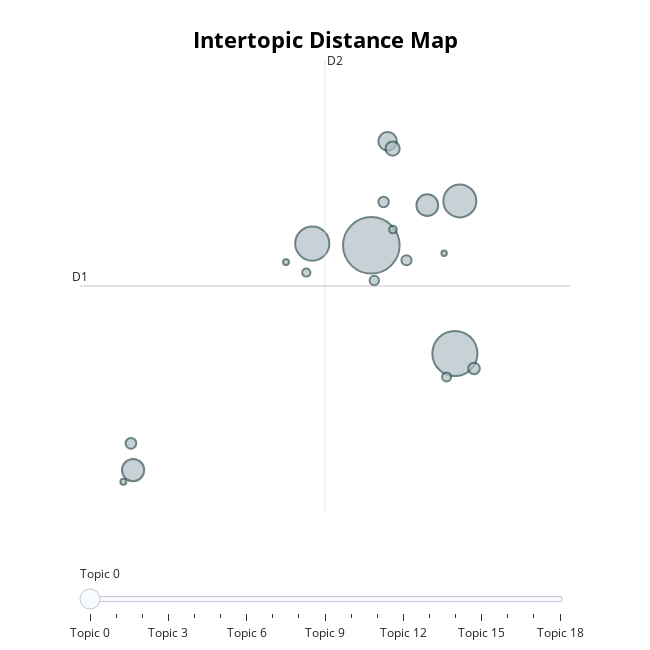

Notebook code for this chart:
### Code cell
topic_model.visualize_topics()

### Figure 1 — Plotly figure (JSON) as saved in the notebook; plotly's stock layout.template omitted (floating-point values rounded to 4 significant figures)
{"data": [{"customdata": [[0, "bcwildfire | wildfire | service | bc | creek", 1097], [1, "alberta | abwildfire | abfire | wildfire | calgary", 696], [2, "smoke | air | air quality | quality | abfires", 400], [3, "jasper | jasperwildfire | town | jaspernationalpark | park", 373], [4, "abfires | abwildfire | abwildfires | yyc | abfire", 169], [5, "forest | area | abwildfire | ban | wildfire", 162], [6, "insurance | questions | amp share | share | share page", 118], [7, "emergency | evacuation | grabandgo | plan | bcwildfire", 69], [8, "yycnow | abfires abwildfire | yycbusiness | yycbusiness yycnow | yyc yycbusiness", 46], [9, "kamalaharris | paris2024 | biden2024 | onstorm | betway", 39], [10, "models | models showing | mm | rh | weather", 37], [11, "northvan bcwildfire | 365 | 365 days | days dnvfrs | 247 365", 35], [12, "firesmart | ember | firesmartbc | register | preparedness", 30], [13, "smith | danielle smith | danielle | ableg | yyc ableg", 28], [14, "filters | respirator | filter | wear | air", 23], [15, "transmission | lines | line | structures | damaged", 20], [16, "filter | edmonton | right | zoomed samsung | samsung s22", 12], [17, "temporarily suspended | suspended | candidates temporarily | candidates | temporarily", 12], [18, "aug | fires | crews lillooet | result thunderstorm | lillooet zone", 10]], "hovertemplate": "<b>Topic %{customdata[0]}</b><br>%{customdata[1]}<br>Size: %{customdata[2]}", "legendgroup": "", "marker": {"color": "#B0BEC5", "line": {"color": "DarkSlateGrey", "width": 2}, "size": [1097, 696, 400, 373, 169, 162, 118, 69, 46, 39, 37, 35, 30, 28, 23, 20, 12, 12, 10], "sizemode": "area", "sizeref": 0.6856, "symbol": "circle"}, "mode": "markers", "name": "", "orientation": "v", "showlegend": false, "type": "scatter", "x": [9.769, 11.29, 8.695, 11.38, 5.437, 10.79, 10.07, 10.16, 11.64, 5.398, 9.993, 10.41, 9.824, 11.14, 8.586, 10.16, 8.218, 5.26, 11.09], "xaxis": "x", "y": [7.361, 5.544, 7.391, 8.108, 3.585, 8.036, 9.109, 8.987, 5.293, 4.035, 8.089, 7.11, 6.77, 5.15, 6.904, 7.627, 7.079, 3.389, 7.227], "yaxis": "y"}], "layout": {"annotations": [{"showarrow": false, "text": "D1", "x": 4.471, "y": 6.678, "yshift": 10}, {"showarrow": false, "text": "D2", "x": 8.927, "xshift": 10, "y": 10.48}], "height": 650, "hoverlabel": {"bgcolor": "white", "font": {"family": "Rockwell", "size": 16}}, "legend": {"itemsizing": "constant", "tracegroupgap": 0}, "margin": {"t": 60}, "shapes": [{"line": {"color": "#CFD8DC", "width": 2}, "type": "line", "x0": 8.927, "x1": 8.927, "y0": 2.881, "y1": 10.48}, {"line": {"color": "#9E9E9E", "width": 2}, "type": "line", "x0": 4.471, "x1": 13.38, "y0": 6.678, "y1": 6.678}], "sliders": [{"active": 0, "pad": {"t": 50}, "steps": [{"args": [{"marker.color": [["red", "#B0BEC5", "#B0BEC5", "#B0BEC5", "#B0BEC5", "#B0BEC5", "#B0BEC5", "#B0BEC5", "#B0BEC5", "#B0BEC5", "#B0BEC5", "#B0BEC5", "#B0BEC5", "#B0BEC5", "#B0BEC5", "#B0BEC5", "#B0BEC5", "#B0BEC5", "#B0BEC5"]]}], "label": "Topic 0", "method": "update"}, {"args": [{"marker.color": [["#B0BEC5", "red", "#B0BEC5", "#B0BEC5", "#B0BEC5", "#B0BEC5", "#B0BEC5", "#B0BEC5", "#B0BEC5", "#B0BEC5", "#B0BEC5", "#B0BEC5", "#B0BEC5", "#B0BEC5", "#B0BEC5", "#B0BEC5", "#B0BEC5", "#B0BEC5", "#B0BEC5"]]}], "label": "Topic 1", "method": "update"}, {"args": [{"marker.color": [["#B0BEC5", "#B0BEC5", "red", "#B0BEC5", "#B0BEC5", "#B0BEC5", "#B0BEC5", "#B0BEC5", "#B0BEC5", "#B0BEC5", "#B0BEC5", "#B0BEC5", "#B0BEC5", "#B0BEC5", "#B0BEC5", "#B0BEC5", "#B0BEC5", "#B0BEC5", "#B0BEC5"]]}], "label": "Topic 2", "method": "update"}, {"args": [{"marker.color": [["#B0BEC5", "#B0BEC5", "#B0BEC5", "red", "#B0BEC5", "#B0BEC5", "#B0BEC5", "#B0BEC5", "#B0BEC5", "#B0BEC5", "#B0BEC5", "#B0BEC5", "#B0BEC5", "#B0BEC5", "#B0BEC5", "#B0BEC5", "#B0BEC5", "#B0BEC5", "#B0BEC5"]]}], "label": "Topic 3", "method": "update"}, {"args": [{"marker.color": [["#B0BEC5", "#B0BEC5", "#B0BEC5", "#B0BEC5", "red", "#B0BEC5", "#B0BEC5", "#B0BEC5", "#B0BEC5", "#B0BEC5", "#B0BEC5", "#B0BEC5", "#B0BEC5", "#B0BEC5", "#B0BEC5", "#B0BEC5", "#B0BEC5", "#B0BEC5", "#B0BEC5"]]}], "label": "Topic 4", "method": "update"}, {"args": [{"marker.color": [["#B0BEC5", "#B0BEC5", "#B0BEC5", "#B0BEC5", "#B0BEC5", "red", "#B0BEC5", "#B0BEC5", "#B0BEC5", "#B0BEC5", "#B0BEC5", "#B0BEC5", "#B0BEC5", "#B0BEC5", "#B0BEC5", "#B0BEC5", "#B0BEC5", "#B0BEC5", "#B0BEC5"]]}], "label": "Topic 5", "method": "update"}, {"args": [{"marker.color": [["#B0BEC5", "#B0BEC5", "#B0BEC5", "#B0BEC5", "#B0BEC5", "#B0BEC5", "red", "#B0BEC5", "#B0BEC5", "#B0BEC5", "#B0BEC5", "#B0BEC5", "#B0BEC5", "#B0BEC5", "#B0BEC5", "#B0BEC5", "#B0BEC5", "#B0BEC5", "#B0BEC5"]]}], "label": "Topic 6", "method": "update"}, {"args": [{"marker.color": [["#B0BEC5", "#B0BEC5", "#B0BEC5", "#B0BEC5", "#B0BEC5", "#B0BEC5", "#B0BEC5", "red", "#B0BEC5", "#B0BEC5", "#B0BEC5", "#B0BEC5", "#B0BEC5", "#B0BEC5", "#B0BEC5", "#B0BEC5", "#B0BEC5", "#B0BEC5", "#B0BEC5"]]}], "label": "Topic 7", "method": "update"}, {"args": [{"marker.color": [["#B0BEC5", "#B0BEC5", "#B0BEC5", "#B0BEC5", "#B0BEC5", "#B0BEC5", "#B0BEC5", "#B0BEC5", "red", "#B0BEC5", "#B0BEC5", "#B0BEC5", "#B0BEC5", "#B0BEC5", "#B0BEC5", "#B0BEC5", "#B0BEC5", "#B0BEC5", "#B0BEC5"]]}], "label": "Topic 8", "method": "update"}, {"args": [{"marker.color": [["#B0BEC5", "#B0BEC5", "#B0BEC5", "#B0BEC5", "#B0BEC5", "#B0BEC5", "#B0BEC5", "#B0BEC5", "#B0BEC5", "red", "#B0BEC5", "#B0BEC5", "#B0BEC5", "#B0BEC5", "#B0BEC5", "#B0BEC5", "#B0BEC5", "#B0BEC5", "#B0BEC5"]]}], "label": "Topic 9", "method": "update"}, {"args": [{"marker.color": [["#B0BEC5", "#B0BEC5", "#B0BEC5", "#B0BEC5", "#B0BEC5", "#B0BEC5", "#B0BEC5", "#B0BEC5", "#B0BEC5", "#B0BEC5", "red", "#B0BEC5", "#B0BEC5", "#B0BEC5", "#B0BEC5", "#B0BEC5", "#B0BEC5", "#B0BEC5", "#B0BEC5"]]}], "label": "Topic 10", "method": "update"}, {"args": [{"marker.color": [["#B0BEC5", "#B0BEC5", "#B0BEC5", "#B0BEC5", "#B0BEC5", "#B0BEC5", "#B0BEC5", "#B0BEC5", "#B0BEC5", "#B0BEC5", "#B0BEC5", "red", "#B0BEC5", "#B0BEC5", "#B0BEC5", "#B0BEC5", "#B0BEC5", "#B0BEC5", "#B0BEC5"]]}], "label": "Topic 11", "method": "update"}, {"args": [{"marker.color": [["#B0BEC5", "#B0BEC5", "#B0BEC5", "#B0BEC5", "#B0BEC5", "#B0BEC5", "#B0BEC5", "#B0BEC5", "#B0BEC5", "#B0BEC5", "#B0BEC5", "#B0BEC5", "red", "#B0BEC5", "#B0BEC5", "#B0BEC5", "#B0BEC5", "#B0BEC5", "#B0BEC5"]]}], "label": "Topic 12", "method": "update"}, {"args": [{"marker.color": [["#B0BEC5", "#B0BEC5", "#B0BEC5", "#B0BEC5", "#B0BEC5", "#B0BEC5", "#B0BEC5", "#B0BEC5", "#B0BEC5", "#B0BEC5", "#B0BEC5", "#B0BEC5", "#B0BEC5", "red", "#B0BEC5", "#B0BEC5", "#B0BEC5", "#B0BEC5", "#B0BEC5"]]}], "label": "Topic 13", "method": "update"}, {"args": [{"marker.color": [["#B0BEC5", "#B0BEC5", "#B0BEC5", "#B0BEC5", "#B0BEC5", "#B0BEC5", "#B0BEC5", "#B0BEC5", "#B0BEC5", "#B0BEC5", "#B0BEC5", "#B0BEC5", "#B0BEC5", "#B0BEC5", "red", "#B0BEC5", "#B0BEC5", "#B0BEC5", "#B0BEC5"]]}], "label": "Topic 14", "method": "update"}, {"args": [{"marker.color": [["#B0BEC5", "#B0BEC5", "#B0BEC5", "#B0BEC5", "#B0BEC5", "#B0BEC5", "#B0BEC5", "#B0BEC5", "#B0BEC5", "#B0BEC5", "#B0BEC5", "#B0BEC5", "#B0BEC5", "#B0BEC5", "#B0BEC5", "red", "#B0BEC5", "#B0BEC5", "#B0BEC5"]]}], "label": "Topic 15", "method": "update"}, {"args": [{"marker.color": [["#B0BEC5", "#B0BEC5", "#B0BEC5", "#B0BEC5", "#B0BEC5", "#B0BEC5", "#B0BEC5", "#B0BEC5", "#B0BEC5", "#B0BEC5", "#B0BEC5", "#B0BEC5", "#B0BEC5", "#B0BEC5", "#B0BEC5", "#B0BEC5", "red", "#B0BEC5", "#B0BEC5"]]}], "label": "Topic 16", "method": "update"}, {"args": [{"marker.color": [["#B0BEC5", "#B0BEC5", "#B0BEC5", "#B0BEC5", "#B0BEC5", "#B0BEC5", "#B0BEC5", "#B0BEC5", "#B0BEC5", "#B0BEC5", "#B0BEC5", "#B0BEC5", "#B0BEC5", "#B0BEC5", "#B0BEC5", "#B0BEC5", "#B0BEC5", "red", "#B0BEC5"]]}], "label": "Topic 17", "method": "update"}, {"args": [{"marker.color": [["#B0BEC5", "#B0BEC5", "#B0BEC5", "#B0BEC5", "#B0BEC5", "#B0BEC5", "#B0BEC5", "#B0BEC5", "#B0BEC5", "#B0BEC5", "#B0BEC5", "#B0BEC5", "#B0BEC5", "#B0BEC5", "#B0BEC5", "#B0BEC5", "#B0BEC5", "#B0BEC5", "red"]]}], "label": "Topic 18", "method": "update"}]}], "title": {"font": {"color": "Black", "size": 22}, "text": "<b>Intertopic Distance Map</b>", "x": 0.5, "xanchor": "center", "y": 0.95, "yanchor": "top"}, "width": 650, "xaxis": {"anchor": "y", "domain": [0, 1], "range": [4.471, 13.38], "title": {"text": ""}, "visible": false}, "yaxis": {"anchor": "x", "domain": [0, 1], "range": [2.881, 10.48], "title": {"text": ""}, "visible": false}}}
